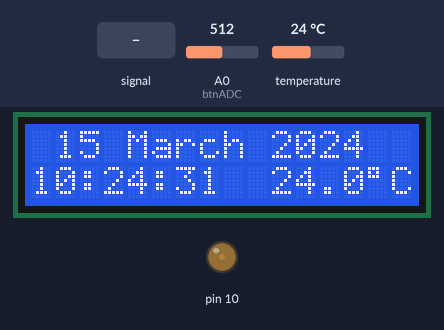
This program was run on a simulated Arduino Mega 2560, built with avr-gcc and run on an emulated ATmega2560. Shown: 16×2 character LCD, output pins drawn as LEDs (lit = HIGH). The inputs (shaded band) are chosen by the test bench; at power-on: A0 (btnADC) = 512, temperature 24 °C. The local clock reads 2024-03-15 10:24:30 at power-on unless the program sets it; what the program prints to the serial monitor is not drawn.

Above: at 1.6 s.
1.7 s: A0 (btnADC) fed a 50 Hz sine of ±306 counts around its level
At 3.79 s:
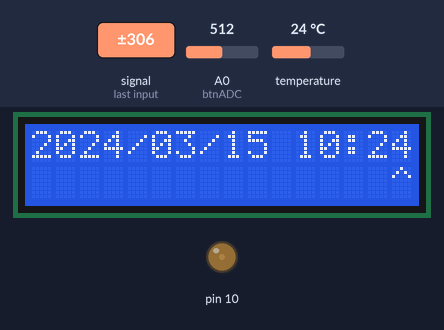
6.5 s: A0 (btnADC) set to 306
At 7.9 s:
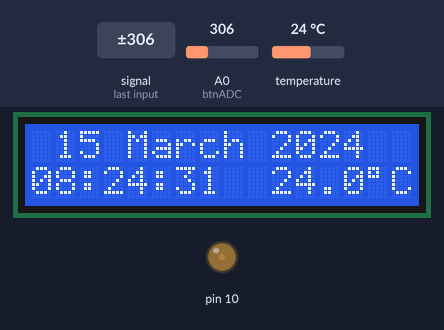
10.3 s: temperature set to 0 °C
At 11.9 s:
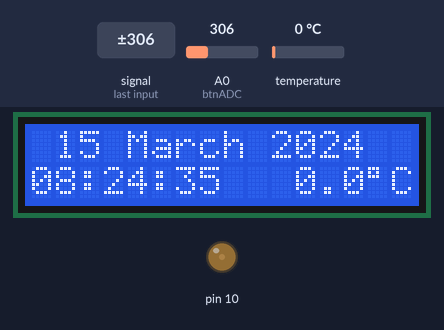
14.2 s: temperature set to 12 °C
At 15.8 s:
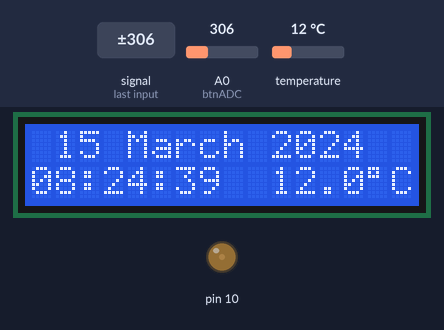
18.1 s: A0 (btnADC) set to 900
At 19.6 s:
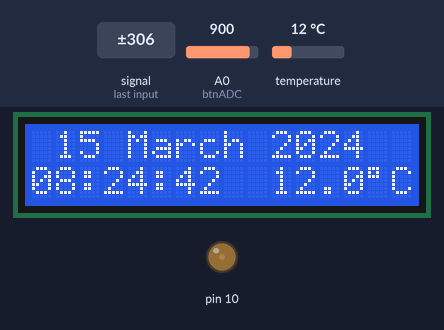
21.4 s: temperature set to 19 °C
At 22.7 s:
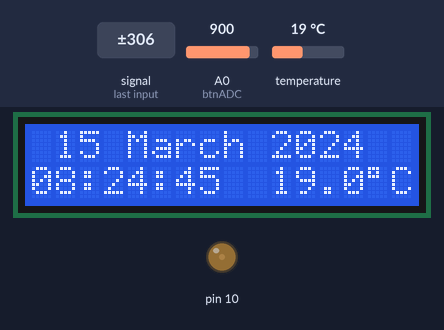
Timing chart, 0 to 24.4 s (numbered marks = the images above; inputs shaded):
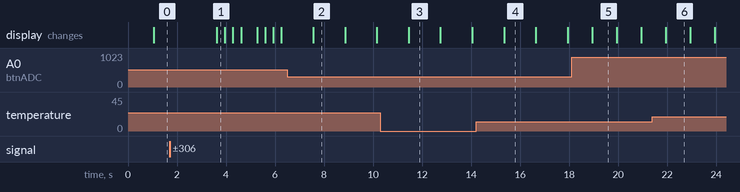

The program:

main.cpp
```cpp
#include <Arduino.h>
/*
 * DateTimeDisplay sketch
 *
 * Inspired by http://educ8s.tv/arduino-project-real-time-clock-with-ds3231-module/
 * (and I haven't done much with Mega.)
 *
 * DdelV 20210322
 *
 * Hardware:
 *  Arduino Mega2560 (clone)
 *  Display shield (16x2, with buttons)
 *  RTC chip (Found DS3132 in inventory)
 *
 * Software
 *  Shows live time/date
 *  Time/date set mode, features
 *  Other RTC features? Temperature
 */

#include <Wire.h>
#include <ds3231.h>   // this library is archived. Might be well to find another (Adafruit?)
                      // needed: init, get, set. additionally, struct ts may need to be replaced.
#include <LiquidCrystal.h>

LiquidCrystal lcd(8,9,4,5,6,7);

#define DEBUG false

#include "dtd.h"
#include "LCDbuttons.h"

// display update interval
const unsigned long INTERVAL = 1000;

// converts index to cursor position
int ciLookup(int i) {     // could add checking, but no real harm
const uint8_t ilu[] = { 3, 6, 9, 12, 15 };

  return ilu[i];
}

// display timedate record with cursor addressing value to change
void showCursor(int i, struct ts t) {
  const int BUFMAX = 18;
  char buff[BUFMAX];

// show datetime in new orientation:
  snprintf(buff, BUFMAX, "%4d/%02d/%02d %02d:%02d",
                          t.year, t.mon, t.mday, t.hour, t.min);
  lcd.clear();
  lcd.setCursor(0,0);
  lcd.print(buff);
  lcd.setCursor(ciLookup(i),1);
  lcd.print("^");
}

// increment value at cursor, with care for overflow possibilities
void incVal(int i, struct ts *t){
#if DEBUG
const int BUFMAX = 18;
char buff[BUFMAX];
#endif

// table of days in month
const uint8_t mmax[] = { 31, 29, 31, 30, 31, 30, 31, 31, 30, 31, 30, 31 };

#if DEBUG
    Serial.print("incVal(");
    Serial.print(i);
    Serial.print(", ");
    snprintf(buff, BUFMAX, "%4d/%02d/%02d %02d:%02d", t->year, t->mon, t->mday, t->hour, t->min);
    Serial.print(buff);
    Serial.println(")");
#endif

  switch (i) {

    case 0 :  // year
      t->year++; // no limit that we know of
      break;

    case 1 :  // month
      if (++t->mon > 12) t->mon = 1;
      break;

    case 2 :  // day of month
      if (++t->mday > mmax[t->mon]) t->mday = 1;
      break;

    case 3 : // hour
      if (++t->hour > 23) t->hour = 0;
      break;

    case 4 :  // minute
      if (++t->min > 59) t->min = 0;
      break;

    default :
      Serial.println("ERROR: incVal(), parameter out of bounds!");
      while (1) { delay(1); }
  }
}

// decrement value at cursor, with care for underflows (watch out for unsigned values)
void decVal(int i, struct ts *t) {

// table of days in each month
const uint8_t mmax[] = { 31, 28, 31, 30, 31, 30, 31, 31, 30, 31, 30, 31 };

  switch (i) {

    case 0 :  // year
      --t->year; // no limit that we know of
      break;

    case 1 :  // month
      if (--t->mon < 1) t->mon = 12;
      break;

    case 2 :  // day of month
      if (--t->mday < 1) t->mday = mmax[t->mon];
      break;

    case 3 : // hour
      if (t->hour == 1) t->hour = 23;  // unsigned value
      else --t->hour;
      break;

    case 4 :  // minute
      if (t->min == 1) t->min = 59;    // same potential problem here
      else --t->min;
      break;

    default :
      Serial.println("ERROR: decVal(), parameter out of bounds!");
      while (1) { delay(1); }
  }
}

// Time/Date setting requested. This does the UI and update.
void setTime(struct ts t) {
  int i = mfield;      // come prepared to alter minutes field.

// display Date (in numeric format) and time.
// use LEFT/RIGHT buttons to select digit to change
// and UP/DOWn to increment/decrement (carefully!),
// on SELECT, set new time and return to caller.

/*
 *          1
 * 1234567890123456
 * YYYY/MM/DD HH:MM
 *          ^       <-- moving cursor
 *    4  7 10 13 16 <-- valid index
 *    ~ 12 31 23 59 <-- max val (but DD needs lookup)
 */
  showCursor(i, t);     // prime pump by showing user default cursor

  while (true) {
    switch (readLCDbuttons()) {
      case btnSELECT :
        t.sec = 30;       // split the difference
        DS3231_set(t);    // store altered struct
        return;
        break;            // unreachable break

      case btnLEFT :
        if (--i < Yfield) i = mfield;     // just wrap
        showCursor(i,t);
        break;

      case btnRIGHT :
        if (++i > mfield) i = Yfield;     // just wrap
        showCursor(i, t);
        break;

      case btnUP :
        incVal(i,&t);                     // pass struct to be modified
        showCursor(i, t);
        break;

      case btnDOWN :
        decVal(i,&t);                     // pass struct to be modified
        showCursor(i, t);
        break;

      default :             // just eat all else (nothing pressed)
        break;

    }
  }
}


// new version (based on void printMonth(int Month)) returns const char* for formatted printing.
const char* Month(int month)
{
  switch(month)
  {
    case 1: return (" January ");break;
    case 2: return (" February ");break;
    case 3: return (" March ");break;
    case 4: return (" April ");break;
    case 5: return (" May ");break;
    case 6: return (" June ");break;
    case 7: return (" July ");break;
    case 8: return (" August ");break;
    case 9: return (" September");break;
    case 10: return (" October ");break;
    case 11: return (" November ");break;
    case 12: return (" December ");break;
    default: return (" Error ");break;
  }
}

void setup() {
  // init Serial for debug,
  // Init display, clock.
  Serial.begin(115200);
  Serial.println("\n\n\nDateTimeDisplay");

  pinMode(10, OUTPUT);
  analogWrite(10, 32);    // dim the backlight for comfortable viewing...

  Wire.begin();
  DS3231_init(DS3231_CONTROL_INTCN);

  lcd.begin(16, 2);
  lcd.clear();
}

// The running Clock/Calendar/Thermometer Display
void showDisplay(struct ts t, float temperature) {
char line[18];  // one extra
char tempF[6];
int ccnt;

dtostrf(temperature, 5, 1, tempF);

ccnt = snprintf(line, 18, "%2d%s%4d", t.mday, Month(t.mon), t.year);
lcd.clear();
lcd.setCursor((16-ccnt)/2,0); // center the line (month name length varies).
lcd.print(line);
Serial.println(line);

snprintf(line, 18, "%02d:%02d:%02d %s%cC", t.hour, t.min, t.sec, tempF, (char)223);
lcd.setCursor(0,1);
lcd.print(line);
Serial.println(line);

}

void loop() {
static unsigned long prev;
struct ts t;

  // Read time and date,
  // Display same,
  // If mode pressed, enter set mode.

  while ((millis() - prev) < INTERVAL) {
    if (readLCDbuttons() == btnSELECT) {
      DS3231_get(&t); //Get time
      while (readLCDbuttons() != btnNONE) {   // wait for release (move to setTime()?)
        delay(1);
      }
      setTime(t);
    }
  }
  prev = millis();
  DS3231_get(&t); //Get time
  showDisplay(t, DS3231_get_treg());
}
```

dtd.h
```cpp
#ifndef DTD_H
#define DTD_H

const uint8_t btnADC = A0;

enum {      // tokens returned by readLCDbuttons()
  btnNONE,
  btnUP,
  btnDOWN,
  btnLEFT,
  btnRIGHT,
  btnSELECT
};

enum {      // values taken by index i to ilu[]
  Yfield = 0,
  Mfield,
  Dfield,
  Hfield,
  mfield
};

#endif
```

LCDbuttons.h
```cpp
#ifndef LCDBUTTONS_H
#define LCDBUTTONS_H

#include "dtd.h"

// Low-level button press
int readLCDbuttons() {  // button pressed? return its value
// following literal depends upon ADC clock divider.
int keyValue, counter=3000; // gives a rough "one thousand and one" delay...
uint8_t button = btnNONE;

    // my buttons when read return these values: 0, 132, 306, 478, 720
    // the arithmetic halfway points are:          66  219  392  599  750

  keyValue = analogRead(btnADC); // read value from sensor

  if (keyValue < 1000) {

    if (keyValue < 65)button = btnRIGHT;
    else if (keyValue < 220)button = btnUP;
    else if (keyValue < 390)button = btnDOWN;
    else if (keyValue < 600)button = btnLEFT;
    else if (keyValue < 750)button = btnSELECT;
    else return btnNONE;

    while (analogRead(btnADC) < 1000) {
      if(!--counter)
        return button;    // timed out, do buttonpress and return for more. (allows autorepeat)
        }  // wait here for release, unless we timeout
  }
  return button;
}

#endif
```

Measured:
- after the input at 1.7 s, the display: changes after 1.9 s (image 1)
- what the display in image 2 shows lasts 1.3 s, from 7.6 s to 8.9 s
- what the display in image 5 shows lasts 1.0 s, from 18.9 s to 19.9 s
